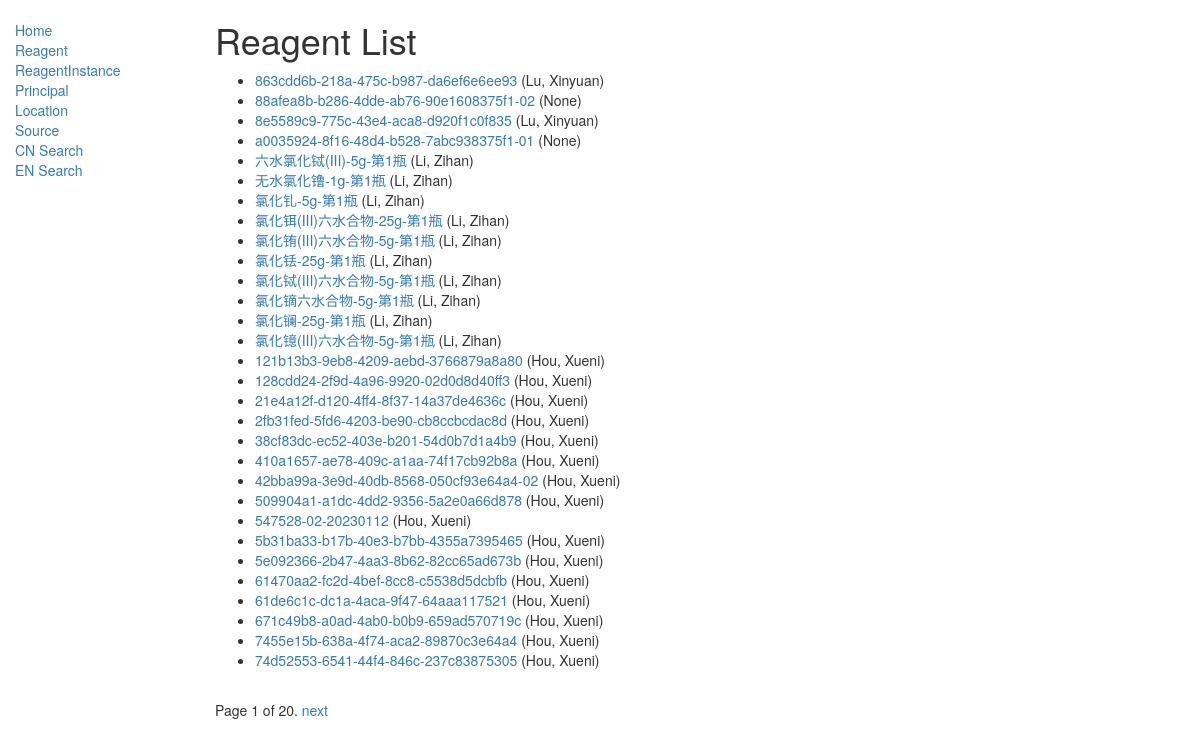
The page /catalog/reagentinstance/ on the database its author committed.
### catalog/models.py (models this page shows, shortened)
class ReagentInstance(models.Model):
    id = models.UUIDField(
        primary_key=True,
        default=uuid.uuid4,
        help_text=
        "Unique ID for this particular reagent across whole database, be careful to change!!"
    )
    reagent = models.ForeignKey('Reagent',
                                on_delete=models.SET_NULL,
                                null=True)
    register_date = models.DateField(null=True,
                                     blank=True,
                                     default=datetime.date.today)
    name = models.CharField(max_length=200,
                            null=True,
                            blank=True,
                            default=id.default,help_text=
        "Change to your favorate name")
    principal = models.ForeignKey('Principal',
                                  on_delete=models.SET_NULL,
                                  null=True,
                                  blank=True)
    location = models.ForeignKey('Location',
                                 on_delete=models.SET_NULL,
                                 null=True)
    STATUS = (
        ('n', 'Never Used'),
        ('o', 'Occupied'),
        ('a', 'Available'),
        ('r', 'Run out'),
    )
    status = models.CharField(max_length=1,
                              choices=STATUS,
                              blank=True,
                              default='o',
                              help_text='Reagent Status')
    note = models.CharField(max_length=1000,
                            help_text="Enter a brief note",
                            null=True,
                            blank=True)
    class Meta:
        ordering = ["-register_date","name"]
    def get_absolute_url(self):
        return reverse('reagentinstance-detail', args=[str(self.id)])

class Principal(models.Model):
    first_name = models.CharField(max_length=100,
                                  help_text="Enter a First Name (e.g. Chun)")
    last_name = models.CharField(max_length=100,
                                 help_text="Enter a Last Name (e.g. Tang)")
    class Meta:
        ordering = ['last_name', 'first_name']
    def __str__(self):
        return '%s, %s' % (self.last_name, self.first_name)

### catalog/views.py (the view)
# urls.py: path('reagentinstance/', views.ReagentInstanceListView.as_view(), name='reagentinstance'),
class ReagentInstanceListView(generic.ListView):
    model = ReagentInstance
    paginate_by = 30

### catalog/templates/catalog/reagentinstance_list.html
{% extends "base_generic.html" %}
{% block content %}
<h1>Reagent List</h1>
{% if reagentinstance_list %}
<ul>
    {% for reagentinstance in reagentinstance_list %}
    <li>
        <a href="{{ reagentinstance.get_absolute_url }}">{{ reagentinstance.name }}</a> ({{reagentinstance.principal}})
    </li>
    {% endfor %}
</ul>
{% else %}
<p>There are no reagentinstance in the database.</p>
{% endif %}
{% endblock %}

### rows shown on the page
ReagentInstance: name "863cdd6b-218a-475c-b987-da6ef6e6ee93", principal "Lu, Xinyuan"
ReagentInstance: name "88afea8b-b286-4dde-ab76-90e1608375f1-02", principal "None"
ReagentInstance: name "8e5589c9-775c-43e4-aca8-d920f1c0f835", principal "Lu, Xinyuan"
ReagentInstance: name "a0035924-8f16-48d4-b528-7abc938375f1-01", principal "None"
ReagentInstance: name "六水氯化铽(III)-5g-第1瓶", principal "Li, Zihan"
ReagentInstance: name "无水氯化镥-1g-第1瓶", principal "Li, Zihan"
ReagentInstance: name "氯化钆-5g-第1瓶", principal "Li, Zihan"
ReagentInstance: name "氯化铒(III)六水合物-25g-第1瓶", principal "Li, Zihan"
ReagentInstance: name "氯化铕(III)六水合物-5g-第1瓶", principal "Li, Zihan"
ReagentInstance: name "氯化铥-25g-第1瓶", principal "Li, Zihan"
ReagentInstance: name "氯化铽(III)六水合物-5g-第1瓶", principal "Li, Zihan"
ReagentInstance: name "氯化镝六水合物-5g-第1瓶", principal "Li, Zihan"
ReagentInstance: name "氯化镧-25g-第1瓶", principal "Li, Zihan"
ReagentInstance: name "氯化镱(III)六水合物-5g-第1瓶", principal "Li, Zihan"
ReagentInstance: name "121b13b3-9eb8-4209-aebd-3766879a8a80", principal "Hou, Xueni"
ReagentInstance: name "128cdd24-2f9d-4a96-9920-02d0d8d40ff3", principal "Hou, Xueni"
ReagentInstance: name "21e4a12f-d120-4ff4-8f37-14a37de4636c", principal "Hou, Xueni"
ReagentInstance: name "2fb31fed-5fd6-4203-be90-cb8ccbcdac8d", principal "Hou, Xueni"
ReagentInstance: name "38cf83dc-ec52-403e-b201-54d0b7d1a4b9", principal "Hou, Xueni"
ReagentInstance: name "410a1657-ae78-409c-a1aa-74f17cb92b8a", principal "Hou, Xueni"
ReagentInstance: name "42bba99a-3e9d-40db-8568-050cf93e64a4-02", principal "Hou, Xueni"
ReagentInstance: name "509904a1-a1dc-4dd2-9356-5a2e0a66d878", principal "Hou, Xueni"
ReagentInstance: name "547528-02-20230112", principal "Hou, Xueni"
ReagentInstance: name "5b31ba33-b17b-40e3-b7bb-4355a7395465", principal "Hou, Xueni"
ReagentInstance: name "5e092366-2b47-4aa3-8b62-82cc65ad673b", principal "Hou, Xueni"
ReagentInstance: name "61470aa2-fc2d-4bef-8cc8-c5538d5dcbfb", principal "Hou, Xueni"
ReagentInstance: name "61de6c1c-dc1a-4aca-9f47-64aaa117521", principal "Hou, Xueni"
ReagentInstance: name "671c49b8-a0ad-4ab0-b0b9-659ad570719c", principal "Hou, Xueni"
ReagentInstance: name "7455e15b-638a-4f74-aca2-89870c3e64a4", principal "Hou, Xueni"
ReagentInstance: name "74d52553-6541-44f4-846c-237c83875305", principal "Hou, Xueni"

### other values the page prints
{{ page_obj.number }} "1"
{{ page_obj.paginator.num_pages }} "20"
